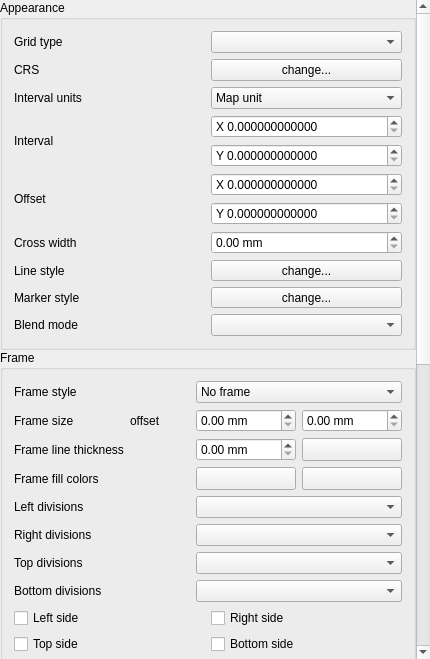
<?xml version="1.0" encoding="UTF-8"?>
<ui version="4.0">
 <class>QgsLayoutMapGridWidgetBase</class>
 <widget class="QWidget" name="QgsLayoutMapGridWidgetBase">
  <property name="geometry">
   <rect>
    <x>0</x>
    <y>0</y>
    <width>430</width>
    <height>659</height>
   </rect>
  </property>
  <property name="sizePolicy">
   <sizepolicy hsizetype="Expanding" vsizetype="Expanding">
    <horstretch>0</horstretch>
    <verstretch>0</verstretch>
   </sizepolicy>
  </property>
  <property name="windowTitle">
   <string>Map Options</string>
  </property>
  <layout class="QVBoxLayout" name="verticalLayout_2">
   <property name="spacing">
    <number>0</number>
   </property>
   <property name="leftMargin">
    <number>0</number>
   </property>
   <property name="topMargin">
    <number>0</number>
   </property>
   <property name="rightMargin">
    <number>0</number>
   </property>
   <property name="bottomMargin">
    <number>0</number>
   </property>
   <item>
    <widget class="QgsScrollArea" name="scrollArea">
     <property name="frameShape">
      <enum>QFrame::NoFrame</enum>
     </property>
     <property name="widgetResizable">
      <bool>true</bool>
     </property>
     <widget class="QWidget" name="scrollAreaWidgetContents">
      <property name="geometry">
       <rect>
        <x>0</x>
        <y>0</y>
        <width>410</width>
        <height>1552</height>
       </rect>
      </property>
      <property name="sizePolicy">
       <sizepolicy hsizetype="Preferred" vsizetype="Maximum">
        <horstretch>0</horstretch>
        <verstretch>0</verstretch>
       </sizepolicy>
      </property>
      <layout class="QVBoxLayout" name="mainLayout">
       <property name="spacing">
        <number>0</number>
       </property>
       <property name="leftMargin">
        <number>0</number>
       </property>
       <property name="topMargin">
        <number>0</number>
       </property>
       <property name="rightMargin">
        <number>0</number>
       </property>
       <property name="bottomMargin">
        <number>0</number>
       </property>
       <item>
        <widget class="QgsCollapsibleGroupBoxBasic" name="mGridCheckBox">
         <property name="title">
          <string>Appearance</string>
         </property>
         <layout class="QGridLayout" name="gridLayout_6" columnstretch="0,0">
          <item row="0" column="0">
           <widget class="QLabel" name="mGridTypeLabel_2">
            <property name="accessibleName">
             <string extracomment="Hello translotor"/>
            </property>
            <property name="text">
             <string>Grid type</string>
            </property>
            <property name="wordWrap">
             <bool>false</bool>
            </property>
           </widget>
          </item>
          <item row="0" column="1">
           <widget class="QComboBox" name="mGridTypeComboBox"/>
          </item>
          <item row="1" column="0">
           <widget class="QLabel" name="mMapGridCRSLabel">
            <property name="text">
             <string>CRS</string>
            </property>
           </widget>
          </item>
          <item row="1" column="1">
           <widget class="QPushButton" name="mMapGridCRSButton">
            <property name="text">
             <string>change...</string>
            </property>
           </widget>
          </item>
          <item row="2" column="0">
           <widget class="QLabel" name="mMapGridUnitLabel">
            <property name="text">
             <string>Interval units</string>
            </property>
           </widget>
          </item>
          <item row="2" column="1">
           <widget class="QComboBox" name="mMapGridUnitComboBox">
            <item>
             <property name="text">
              <string>Map unit</string>
             </property>
            </item>
            <item>
             <property name="text">
              <string>Millimeter</string>
             </property>
            </item>
            <item>
             <property name="text">
              <string>Centimeter</string>
             </property>
            </item>
           </widget>
          </item>
          <item row="3" column="0">
           <widget class="QLabel" name="mIntervalXLabel_2">
            <property name="text">
             <string>Interval</string>
            </property>
            <property name="wordWrap">
             <bool>false</bool>
            </property>
           </widget>
          </item>
          <item row="3" column="1">
           <layout class="QVBoxLayout" name="verticalLayout_9">
            <item>
             <widget class="QgsDoubleSpinBox" name="mIntervalXSpinBox">
              <property name="prefix">
               <string>X </string>
              </property>
              <property name="decimals">
               <number>12</number>
              </property>
              <property name="maximum">
               <double>9999999.000000000000000</double>
              </property>
             </widget>
            </item>
            <item>
             <widget class="QgsDoubleSpinBox" name="mIntervalYSpinBox">
              <property name="prefix">
               <string>Y </string>
              </property>
              <property name="decimals">
               <number>12</number>
              </property>
              <property name="maximum">
               <double>9999999.000000000000000</double>
              </property>
             </widget>
            </item>
           </layout>
          </item>
          <item row="4" column="0">
           <widget class="QLabel" name="mOffsetXLabel_2">
            <property name="text">
             <string>Offset</string>
            </property>
            <property name="wordWrap">
             <bool>false</bool>
            </property>
           </widget>
          </item>
          <item row="4" column="1">
           <layout class="QVBoxLayout" name="verticalLayout_10">
            <item>
             <widget class="QgsDoubleSpinBox" name="mOffsetXSpinBox">
              <property name="prefix">
               <string>X </string>
              </property>
              <property name="decimals">
               <number>12</number>
              </property>
              <property name="maximum">
               <double>9999999.000000000000000</double>
              </property>
             </widget>
            </item>
            <item>
             <widget class="QgsDoubleSpinBox" name="mOffsetYSpinBox">
              <property name="prefix">
               <string>Y </string>
              </property>
              <property name="decimals">
               <number>12</number>
              </property>
              <property name="maximum">
               <double>9999999.000000000000000</double>
              </property>
             </widget>
            </item>
           </layout>
          </item>
          <item row="5" column="0">
           <widget class="QLabel" name="mCrossWidthLabel">
            <property name="text">
             <string>Cross width</string>
            </property>
            <property name="wordWrap">
             <bool>false</bool>
            </property>
           </widget>
          </item>
          <item row="5" column="1">
           <widget class="QgsDoubleSpinBox" name="mCrossWidthSpinBox">
            <property name="suffix">
             <string> mm</string>
            </property>
            <property name="decimals">
             <number>2</number>
            </property>
            <property name="showClearButton" stdset="0">
             <bool>false</bool>
            </property>
           </widget>
          </item>
          <item row="6" column="0">
           <widget class="QLabel" name="mLineStyleLabel">
            <property name="text">
             <string>Line style</string>
            </property>
            <property name="wordWrap">
             <bool>false</bool>
            </property>
           </widget>
          </item>
          <item row="7" column="0">
           <widget class="QLabel" name="mMarkerStyleLabel">
            <property name="text">
             <string>Marker style</string>
            </property>
            <property name="wordWrap">
             <bool>false</bool>
            </property>
           </widget>
          </item>
          <item row="8" column="0">
           <widget class="QLabel" name="mGridBlendLabel">
            <property name="text">
             <string>Blend mode</string>
            </property>
           </widget>
          </item>
          <item row="8" column="1">
           <widget class="QgsBlendModeComboBox" name="mGridBlendComboBox"/>
          </item>
          <item row="6" column="1">
           <widget class="QgsSymbolButton" name="mGridLineStyleButton">
            <property name="sizePolicy">
             <sizepolicy hsizetype="Preferred" vsizetype="Fixed">
              <horstretch>0</horstretch>
              <verstretch>0</verstretch>
             </sizepolicy>
            </property>
            <property name="text">
             <string>change...</string>
            </property>
           </widget>
          </item>
          <item row="7" column="1">
           <widget class="QgsSymbolButton" name="mGridMarkerStyleButton">
            <property name="sizePolicy">
             <sizepolicy hsizetype="Preferred" vsizetype="Fixed">
              <horstretch>0</horstretch>
              <verstretch>0</verstretch>
             </sizepolicy>
            </property>
            <property name="text">
             <string>change...</string>
            </property>
           </widget>
          </item>
         </layout>
        </widget>
       </item>
       <item>
        <widget class="QgsCollapsibleGroupBoxBasic" name="mGridFrameGroupBox">
         <property name="focusPolicy">
          <enum>Qt::StrongFocus</enum>
         </property>
         <property name="title">
          <string>Frame</string>
         </property>
         <property name="syncGroup" stdset="0">
          <string notr="true">composermapgrid</string>
         </property>
         <layout class="QGridLayout" name="gridLayout_2">
          <item row="1" column="3">
           <widget class="QgsDoubleSpinBox" name="mGridFrameOffsetSpinBox">
            <property name="suffix">
             <string> mm</string>
            </property>
            <property name="showClearButton" stdset="0">
             <bool>false</bool>
            </property>
           </widget>
          </item>
          <item row="2" column="3">
           <widget class="QgsColorButton" name="mGridFramePenColorButton">
            <property name="minimumSize">
             <size>
              <width>100</width>
              <height>0</height>
             </size>
            </property>
            <property name="maximumSize">
             <size>
              <width>100</width>
              <height>16777215</height>
             </size>
            </property>
            <property name="text">
             <string/>
            </property>
           </widget>
          </item>
          <item row="0" column="2" colspan="2">
           <widget class="QComboBox" name="mFrameStyleComboBox">
            <item>
             <property name="text">
              <string>No frame</string>
             </property>
            </item>
            <item>
             <property name="text">
              <string>Zebra</string>
             </property>
            </item>
            <item>
             <property name="text">
              <string>Interior ticks</string>
             </property>
            </item>
            <item>
             <property name="text">
              <string>Exterior ticks</string>
             </property>
            </item>
            <item>
             <property name="text">
              <string>Interior and exterior ticks</string>
             </property>
            </item>
            <item>
             <property name="text">
              <string>Line border</string>
             </property>
            </item>
           </widget>
          </item>
          <item row="0" column="0">
           <widget class="QLabel" name="mFrameStyleLabel_2">
            <property name="text">
             <string>Frame style</string>
            </property>
            <property name="wordWrap">
             <bool>false</bool>
            </property>
           </widget>
          </item>
          <item row="6" column="0">
           <widget class="QLabel" name="mTopDivisionsLabel">
            <property name="text">
             <string>Top divisions</string>
            </property>
           </widget>
          </item>
          <item row="3" column="0">
           <widget class="QLabel" name="mFrameFillLabel">
            <property name="text">
             <string>Frame fill colors</string>
            </property>
           </widget>
          </item>
          <item row="1" column="0">
           <widget class="QLabel" name="mFrameWidthLabel">
            <property name="text">
             <string>Frame size </string>
            </property>
            <property name="wordWrap">
             <bool>false</bool>
            </property>
           </widget>
          </item>
          <item row="3" column="2">
           <widget class="QgsColorButton" name="mGridFrameFill1ColorButton">
            <property name="minimumSize">
             <size>
              <width>100</width>
              <height>0</height>
             </size>
            </property>
            <property name="maximumSize">
             <size>
              <width>100</width>
              <height>16777215</height>
             </size>
            </property>
            <property name="text">
             <string/>
            </property>
           </widget>
          </item>
          <item row="2" column="2">
           <widget class="QgsDoubleSpinBox" name="mGridFramePenSizeSpinBox">
            <property name="suffix">
             <string> mm</string>
            </property>
            <property name="showClearButton" stdset="0">
             <bool>false</bool>
            </property>
           </widget>
          </item>
          <item row="7" column="0">
           <widget class="QLabel" name="mBottomDivisionsLabel">
            <property name="text">
             <string>Bottom divisions</string>
            </property>
           </widget>
          </item>
          <item row="4" column="0">
           <widget class="QLabel" name="mLeftDivisionsLabel">
            <property name="text">
             <string>Left divisions</string>
            </property>
           </widget>
          </item>
          <item row="2" column="0">
           <widget class="QLabel" name="mFramePenLabel">
            <property name="text">
             <string>Frame line thickness</string>
            </property>
           </widget>
          </item>
          <item row="1" column="2">
           <widget class="QgsDoubleSpinBox" name="mFrameWidthSpinBox">
            <property name="suffix">
             <string> mm</string>
            </property>
            <property name="showClearButton" stdset="0">
             <bool>false</bool>
            </property>
           </widget>
          </item>
          <item row="5" column="0">
           <widget class="QLabel" name="mRightDivisionsLabel">
            <property name="text">
             <string>Right divisions</string>
            </property>
           </widget>
          </item>
          <item row="3" column="3">
           <widget class="QgsColorButton" name="mGridFrameFill2ColorButton">
            <property name="minimumSize">
             <size>
              <width>100</width>
              <height>0</height>
             </size>
            </property>
            <property name="maximumSize">
             <size>
              <width>100</width>
              <height>16777215</height>
             </size>
            </property>
            <property name="text">
             <string/>
            </property>
           </widget>
          </item>
          <item row="4" column="2" colspan="2">
           <widget class="QComboBox" name="mFrameDivisionsLeftComboBox"/>
          </item>
          <item row="5" column="2" colspan="2">
           <widget class="QComboBox" name="mFrameDivisionsRightComboBox"/>
          </item>
          <item row="6" column="2" colspan="2">
           <widget class="QComboBox" name="mFrameDivisionsTopComboBox"/>
          </item>
          <item row="7" column="2" colspan="2">
           <widget class="QComboBox" name="mFrameDivisionsBottomComboBox"/>
          </item>
          <item row="8" column="0" colspan="4">
           <layout class="QGridLayout" name="gridLayout_4">
            <item row="0" column="0">
             <widget class="QCheckBox" name="mCheckGridLeftSide">
              <property name="text">
               <string>Left side</string>
              </property>
             </widget>
            </item>
            <item row="0" column="1">
             <widget class="QCheckBox" name="mCheckGridRightSide">
              <property name="text">
               <string>Right side</string>
              </property>
             </widget>
            </item>
            <item row="1" column="0">
             <widget class="QCheckBox" name="mCheckGridTopSide">
              <property name="text">
               <string>Top side</string>
              </property>
             </widget>
            </item>
            <item row="1" column="1">
             <widget class="QCheckBox" name="mCheckGridBottomSide">
              <property name="text">
               <string>Bottom side</string>
              </property>
             </widget>
            </item>
           </layout>
          </item>
          <item row="1" column="1">
           <widget class="QLabel" name="mFrameOffsetLabel">
            <property name="text">
             <string>offset</string>
            </property>
           </widget>
          </item>
         </layout>
        </widget>
       </item>
       <item>
        <widget class="QgsCollapsibleGroupBoxBasic" name="mDrawAnnotationGroupBox">
         <property name="enabled">
          <bool>true</bool>
         </property>
         <property name="title">
          <string>&amp;Draw coordinates</string>
         </property>
         <property name="checkable">
          <bool>true</bool>
         </property>
         <property name="checked">
          <bool>false</bool>
         </property>
         <property name="syncGroup" stdset="0">
          <string notr="true">composermapgrid</string>
         </property>
         <property name="collapsed" stdset="0">
          <bool>false</bool>
         </property>
         <layout class="QGridLayout" name="gridLayout">
          <item row="0" column="0">
           <widget class="QLabel" name="mAnnotationFormatLabel">
            <property name="text">
             <string>Format</string>
            </property>
           </widget>
          </item>
          <item row="0" column="1">
           <layout class="QHBoxLayout" name="horizontalLayout_13">
            <item>
             <widget class="QComboBox" name="mAnnotationFormatComboBox"/>
            </item>
            <item>
             <widget class="QToolButton" name="mAnnotationFormatButton">
              <property name="text">
               <string>…</string>
              </property>
              <property name="icon">
               <iconset resource="../../../images/images.qrc">
                <normaloff>:/images/themes/default/mIconExpression.svg</normaloff>:/images/themes/default/mIconExpression.svg</iconset>
              </property>
             </widget>
            </item>
           </layout>
          </item>
          <item row="1" column="0">
           <widget class="QLabel" name="mAnnotationPositionLabelLeft">
            <property name="text">
             <string>Left</string>
            </property>
            <property name="wordWrap">
             <bool>true</bool>
            </property>
           </widget>
          </item>
          <item row="1" column="1">
           <widget class="QComboBox" name="mAnnotationDisplayLeftComboBox"/>
          </item>
          <item row="2" column="1">
           <widget class="QComboBox" name="mAnnotationPositionLeftComboBox"/>
          </item>
          <item row="3" column="1">
           <widget class="QComboBox" name="mAnnotationDirectionComboBoxLeft"/>
          </item>
          <item row="4" column="0">
           <widget class="QLabel" name="mAnnotationPositionLabelRight">
            <property name="text">
             <string>Right</string>
            </property>
            <property name="wordWrap">
             <bool>true</bool>
            </property>
           </widget>
          </item>
          <item row="4" column="1">
           <widget class="QComboBox" name="mAnnotationDisplayRightComboBox"/>
          </item>
          <item row="5" column="1">
           <widget class="QComboBox" name="mAnnotationPositionRightComboBox"/>
          </item>
          <item row="6" column="1">
           <widget class="QComboBox" name="mAnnotationDirectionComboBoxRight"/>
          </item>
          <item row="7" column="0">
           <widget class="QLabel" name="mAnnotationPositionLabelTop">
            <property name="text">
             <string>Top</string>
            </property>
            <property name="wordWrap">
             <bool>true</bool>
            </property>
           </widget>
          </item>
          <item row="7" column="1">
           <widget class="QComboBox" name="mAnnotationDisplayTopComboBox"/>
          </item>
          <item row="8" column="1">
           <widget class="QComboBox" name="mAnnotationPositionTopComboBox"/>
          </item>
          <item row="9" column="1">
           <widget class="QComboBox" name="mAnnotationDirectionComboBoxTop"/>
          </item>
          <item row="10" column="0">
           <widget class="QLabel" name="mAnnotationPositionLabelBottom">
            <property name="text">
             <string>Bottom</string>
            </property>
            <property name="wordWrap">
             <bool>true</bool>
            </property>
           </widget>
          </item>
          <item row="10" column="1">
           <widget class="QComboBox" name="mAnnotationDisplayBottomComboBox"/>
          </item>
          <item row="11" column="1">
           <widget class="QComboBox" name="mAnnotationPositionBottomComboBox"/>
          </item>
          <item row="12" column="1">
           <widget class="QComboBox" name="mAnnotationDirectionComboBoxBottom"/>
          </item>
          <item row="13" column="0">
           <widget class="QLabel" name="label">
            <property name="text">
             <string>Font</string>
            </property>
           </widget>
          </item>
          <item row="14" column="0">
           <widget class="QLabel" name="mFontColorLabel">
            <property name="text">
             <string>Font color</string>
            </property>
           </widget>
          </item>
          <item row="15" column="0">
           <widget class="QLabel" name="mDistanceToFrameLabel">
            <property name="text">
             <string>Distance to map frame</string>
            </property>
            <property name="wordWrap">
             <bool>true</bool>
            </property>
           </widget>
          </item>
          <item row="15" column="1">
           <widget class="QgsDoubleSpinBox" name="mDistanceToMapFrameSpinBox">
            <property name="suffix">
             <string> mm</string>
            </property>
           </widget>
          </item>
          <item row="16" column="0">
           <widget class="QLabel" name="mCoordinatePrecisionLabel">
            <property name="text">
             <string>Coordinate precision</string>
            </property>
            <property name="wordWrap">
             <bool>true</bool>
            </property>
           </widget>
          </item>
          <item row="16" column="1">
           <widget class="QgsSpinBox" name="mCoordinatePrecisionSpinBox">
            <property name="showClearButton" stdset="0">
             <bool>false</bool>
            </property>
           </widget>
          </item>
          <item row="14" column="1">
           <layout class="QHBoxLayout" name="horizontalLayout">
            <item>
             <widget class="QgsColorButton" name="mAnnotationFontColorButton">
              <property name="minimumSize">
               <size>
                <width>120</width>
                <height>0</height>
               </size>
              </property>
              <property name="text">
               <string/>
              </property>
             </widget>
            </item>
            <item>
             <spacer name="horizontalSpacer">
              <property name="orientation">
               <enum>Qt::Horizontal</enum>
              </property>
              <property name="sizeHint" stdset="0">
               <size>
                <width>40</width>
                <height>20</height>
               </size>
              </property>
             </spacer>
            </item>
           </layout>
          </item>
          <item row="13" column="1">
           <widget class="QgsFontButton" name="mAnnotationFontButton">
            <property name="sizePolicy">
             <sizepolicy hsizetype="Expanding" vsizetype="Fixed">
              <horstretch>0</horstretch>
              <verstretch>0</verstretch>
             </sizepolicy>
            </property>
            <property name="text">
             <string>Font</string>
            </property>
           </widget>
          </item>
         </layout>
        </widget>
       </item>
      </layout>
     </widget>
    </widget>
   </item>
  </layout>
 </widget>
 <layoutdefault spacing="6" margin="11"/>
 <customwidgets>
  <customwidget>
   <class>QgsScrollArea</class>
   <extends>QScrollArea</extends>
   <header>qgsscrollarea.h</header>
   <container>1</container>
  </customwidget>
  <customwidget>
   <class>QgsColorButton</class>
   <extends>QToolButton</extends>
   <header>qgscolorbutton.h</header>
   <container>1</container>
  </customwidget>
  <customwidget>
   <class>QgsCollapsibleGroupBoxBasic</class>
   <extends>QGroupBox</extends>
   <header>qgscollapsiblegroupbox.h</header>
   <container>1</container>
  </customwidget>
  <customwidget>
   <class>QgsDoubleSpinBox</class>
   <extends>QDoubleSpinBox</extends>
   <header>qgsdoublespinbox.h</header>
  </customwidget>
  <customwidget>
   <class>QgsFontButton</class>
   <extends>QToolButton</extends>
   <header>qgsfontbutton.h</header>
  </customwidget>
  <customwidget>
   <class>QgsSpinBox</class>
   <extends>QSpinBox</extends>
   <header>qgsspinbox.h</header>
  </customwidget>
  <customwidget>
   <class>QgsBlendModeComboBox</class>
   <extends>QComboBox</extends>
   <header>qgsblendmodecombobox.h</header>
  </customwidget>
  <customwidget>
   <class>QgsSymbolButton</class>
   <extends>QToolButton</extends>
   <header>qgssymbolbutton.h</header>
  </customwidget>
 </customwidgets>
 <tabstops>
  <tabstop>scrollArea</tabstop>
  <tabstop>mGridTypeComboBox</tabstop>
  <tabstop>mMapGridCRSButton</tabstop>
  <tabstop>mMapGridUnitComboBox</tabstop>
  <tabstop>mIntervalXSpinBox</tabstop>
  <tabstop>mIntervalYSpinBox</tabstop>
  <tabstop>mOffsetXSpinBox</tabstop>
  <tabstop>mOffsetYSpinBox</tabstop>
  <tabstop>mCrossWidthSpinBox</tabstop>
  <tabstop>mGridLineStyleButton</tabstop>
  <tabstop>mGridMarkerStyleButton</tabstop>
  <tabstop>mGridBlendComboBox</tabstop>
  <tabstop>mGridFrameGroupBox</tabstop>
  <tabstop>mFrameStyleComboBox</tabstop>
  <tabstop>mFrameWidthSpinBox</tabstop>
  <tabstop>mGridFramePenColorButton</tabstop>
  <tabstop>mGridFrameFill1ColorButton</tabstop>
  <tabstop>mGridFrameFill2ColorButton</tabstop>
  <tabstop>mFrameDivisionsLeftComboBox</tabstop>
  <tabstop>mFrameDivisionsRightComboBox</tabstop>
  <tabstop>mFrameDivisionsTopComboBox</tabstop>
  <tabstop>mFrameDivisionsBottomComboBox</tabstop>
  <tabstop>mCheckGridLeftSide</tabstop>
  <tabstop>mCheckGridRightSide</tabstop>
  <tabstop>mCheckGridTopSide</tabstop>
  <tabstop>mCheckGridBottomSide</tabstop>
  <tabstop>mDrawAnnotationGroupBox</tabstop>
  <tabstop>mAnnotationFormatComboBox</tabstop>
  <tabstop>mAnnotationFormatButton</tabstop>
  <tabstop>mAnnotationDisplayLeftComboBox</tabstop>
  <tabstop>mAnnotationPositionLeftComboBox</tabstop>
  <tabstop>mAnnotationDirectionComboBoxLeft</tabstop>
  <tabstop>mAnnotationDisplayRightComboBox</tabstop>
  <tabstop>mAnnotationPositionRightComboBox</tabstop>
  <tabstop>mAnnotationDirectionComboBoxRight</tabstop>
  <tabstop>mAnnotationDisplayTopComboBox</tabstop>
  <tabstop>mAnnotationPositionTopComboBox</tabstop>
  <tabstop>mAnnotationDirectionComboBoxTop</tabstop>
  <tabstop>mAnnotationDisplayBottomComboBox</tabstop>
  <tabstop>mAnnotationPositionBottomComboBox</tabstop>
  <tabstop>mAnnotationDirectionComboBoxBottom</tabstop>
  <tabstop>mAnnotationFontButton</tabstop>
  <tabstop>mAnnotationFontColorButton</tabstop>
  <tabstop>mDistanceToMapFrameSpinBox</tabstop>
  <tabstop>mCoordinatePrecisionSpinBox</tabstop>
 </tabstops>
 <resources>
  <include location="../../../images/images.qrc"/>
  <include location="../../../images/images.qrc"/>
  <include location="../../../images/images.qrc"/>
  <include location="../../../images/images.qrc"/>
  <include location="../../../images/images.qrc"/>
  <include location="../../../images/images.qrc"/>
  <include location="../../../images/images.qrc"/>
  <include location="../../../images/images.qrc"/>
  <include location="../../../images/images.qrc"/>
  <include location="../../../images/images.qrc"/>
  <include location="../../../images/images.qrc"/>
  <include location="../../../images/images.qrc"/>
  <include location="../../../images/images.qrc"/>
  <include location="../../../images/images.qrc"/>
  <include location="../../../images/images.qrc"/>
  <include location="../../../images/images.qrc"/>
  <include location="../../../images/images.qrc"/>
  <include location="../../../images/images.qrc"/>
  <include location="../../../images/images.qrc"/>
  <include location="../../../images/images.qrc"/>
  <include location="../../../images/images.qrc"/>
  <include location="../../../images/images.qrc"/>
  <include location="../../../images/images.qrc"/>
  <include location="../../../images/images.qrc"/>
  <include location="../../../images/images.qrc"/>
  <include location="../../../images/images.qrc"/>
  <include location="../../../images/images.qrc"/>
  <include location="../../../images/images.qrc"/>
 </resources>
 <connections/>
</ui>
